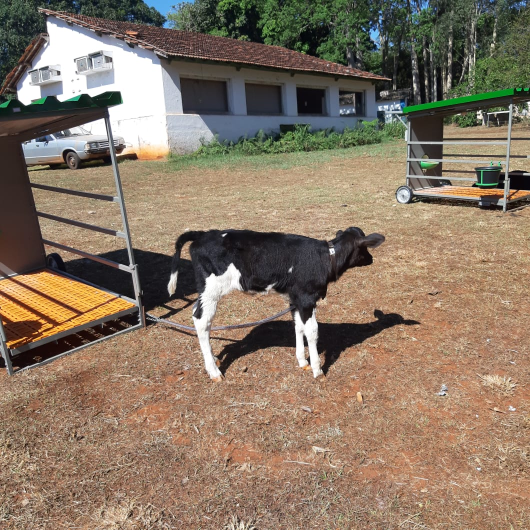
#> input picture 2021-07-10/9.jpeg, 1060 x 1060 px, found by its file name (shown at 1/2 size)
$ python IndividualProcess.py
#> lines starting #> are read from the running program, lines starting #| are printed output that depends on the picture; after the words box and inside, x2 and y2 are one past the last pixel; in counts of white or black regions, pixels touching at a corner belong together
import cv2 as cv
import numpy as np


img = cv.imread('9.jpeg')
#> img is the input picture: shape (1060, 1060, 3); mean B, G, R 100.7, 118.9, 136.2
resized = cv.resize(img,(600,400))
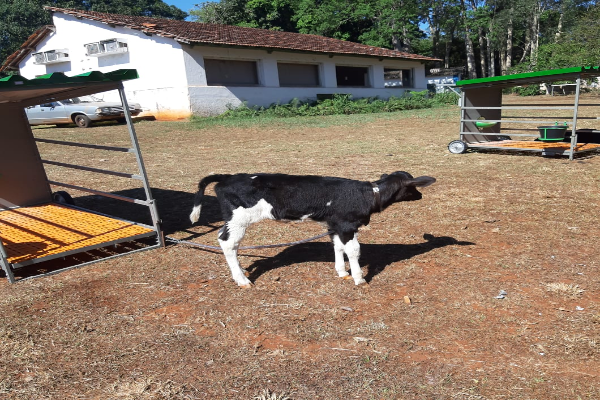
#> resized: shape (400, 600, 3); mean B, G, R 100.5, 118.8, 136.1

gray = cv.cvtColor(resized,cv.COLOR_BGR2GRAY)
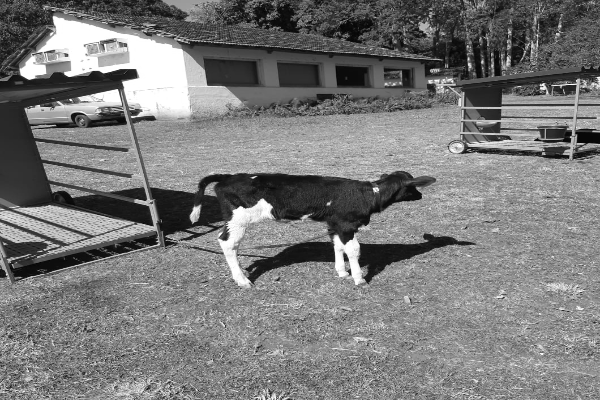
#> gray: shape (400, 600); min 3, max 255, mean 121.9
blur = cv.GaussianBlur(gray,(9,9),0)
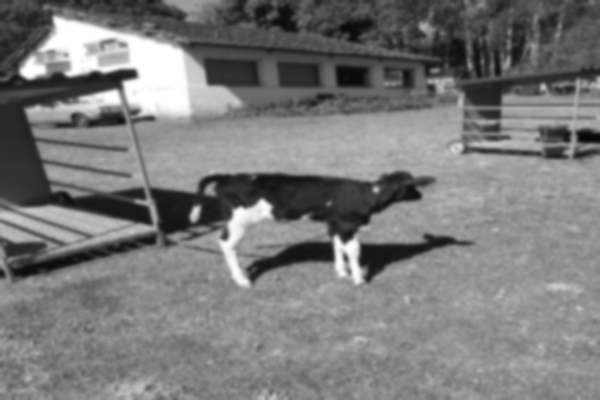
#> blur: shape (400, 600); min 7, max 255, mean 121.9
_,bin = cv.threshold(blur,90,255,cv.THRESH_BINARY_INV)
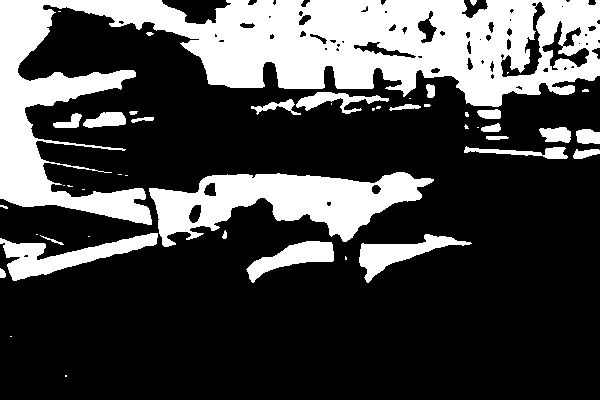
#> bin: shape (400, 600); 28% white; 47 white regions (22 under 20 px), largest, box (x1, y1, x2, y2) and area: (0, 0, 600, 225) 46029, (149, 172, 434, 247) 10690, (0, 233, 158, 281) 2835
edges = cv.Canny(bin,170,240)
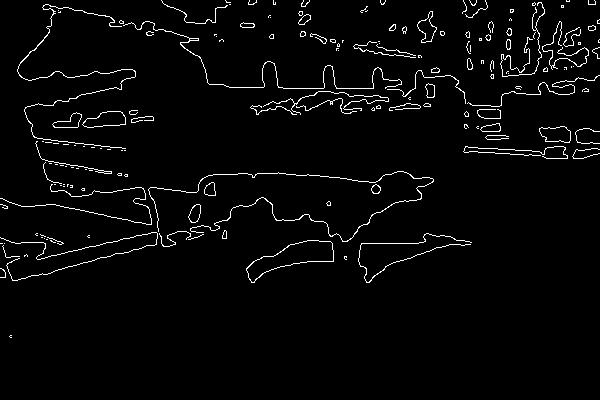
#> edges: shape (400, 600); 3% white in thin lines or dots, all inside (x1, y1, x2, y2) = (0, 0, 600, 338)
hist = cv.equalizeHist(gray)
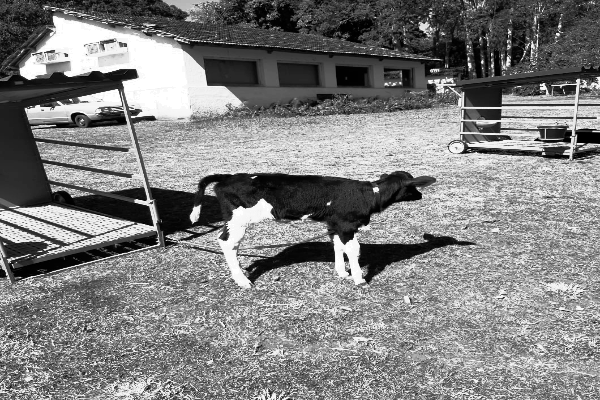
#> hist: shape (400, 600); min 0, max 255, mean 128.3


cv.imshow('Edge',edges)
cv.imshow('Imagem',img)
cv.imshow('Bin',bin)
#cv.imshow('Hist',hist)
#cv.imshow('Gray',gray)


#cv.imwrite("Contorno3.jpeg",edges)

#Como pegar um contorno dentre a lista de contornos? Como selecionar o melhor contorno?
#273,50, por exemplo o contorno que tem esse pixel?

cv.waitKey(0)

$ run again, with 2021-07-10/1.jpeg copied over 2021-07-10/9.jpeg
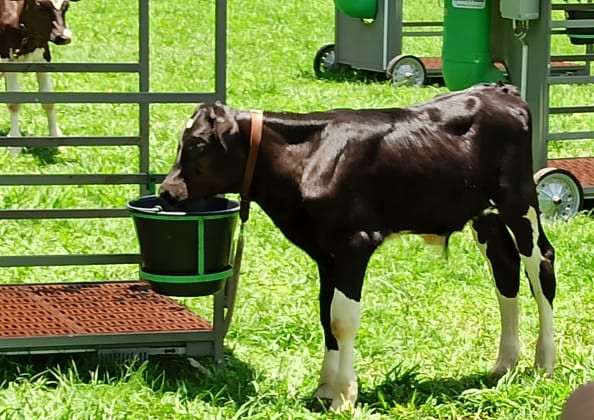
#> input picture 2021-07-10/1.jpeg, 594 x 420 px, found by its file name
#> img is the input picture: shape (420, 594, 3); mean B, G, R 67.7, 134, 114.6
#> `_,bin = cv.threshold(blur,90,255,cv.THRESH_BINARY_INV)`:
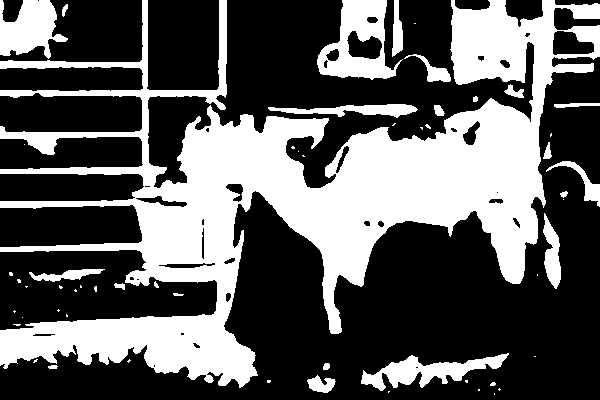
#> bin: shape (400, 600); 36.5% white; 56 white regions (33 under 20 px), largest, box (x1, y1, x2, y2) and area: (0, 0, 600, 388) 74559, (317, 0, 403, 80) 3390, (0, 0, 68, 59) 2493
#> edges: shape (400, 600); 4.1% white in thin lines or dots
#> `hist = cv.equalizeHist(gray)`:
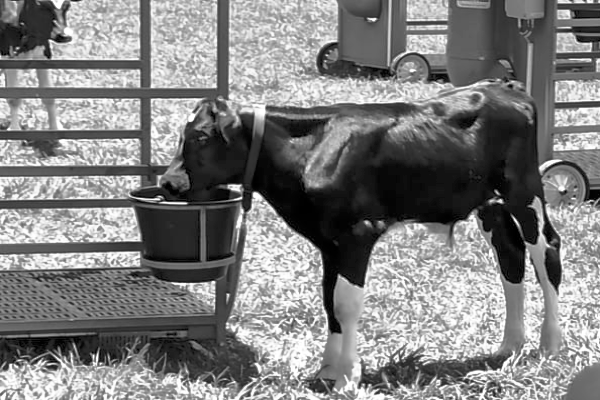
#> hist: shape (400, 600); min 0, max 255, mean 128.1

$ run again, with 2021-07-10/10.jpeg copied over 2021-07-10/9.jpeg
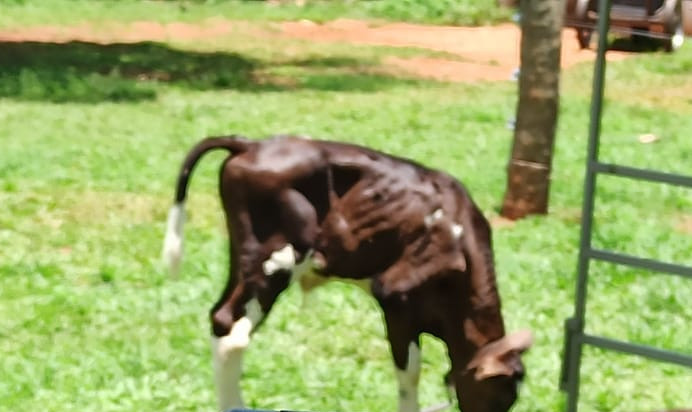
#> input picture 2021-07-10/10.jpeg, 692 x 412 px, found by its file name
#> img is the input picture: shape (412, 692, 3); mean B, G, R 101.8, 168.1, 153.5
#> `_,bin = cv.threshold(blur,90,255,cv.THRESH_BINARY_INV)`:
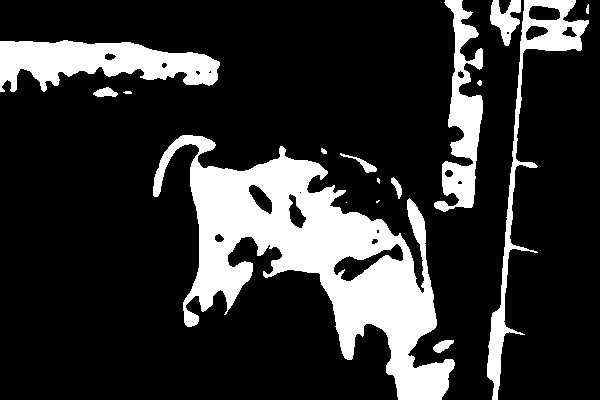
#> bin: shape (400, 600); 19.2% white; 16 white regions (3 under 20 px), largest, box (x1, y1, x2, y2) and area: (153, 135, 455, 400) 28576, (0, 40, 220, 92) 6880, (487, 0, 589, 400) 4667
#> edges: shape (400, 600); 2.3% white in thin lines or dots
#> `hist = cv.equalizeHist(gray)`:
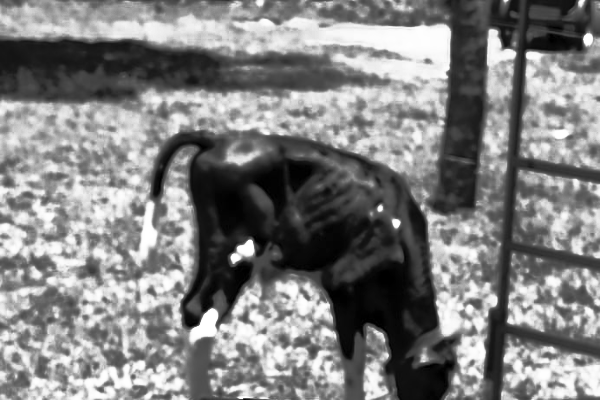
#> hist: shape (400, 600); min 0, max 255, mean 128.6

$ run again, with 2021-07-10/2.jpeg copied over 2021-07-10/9.jpeg
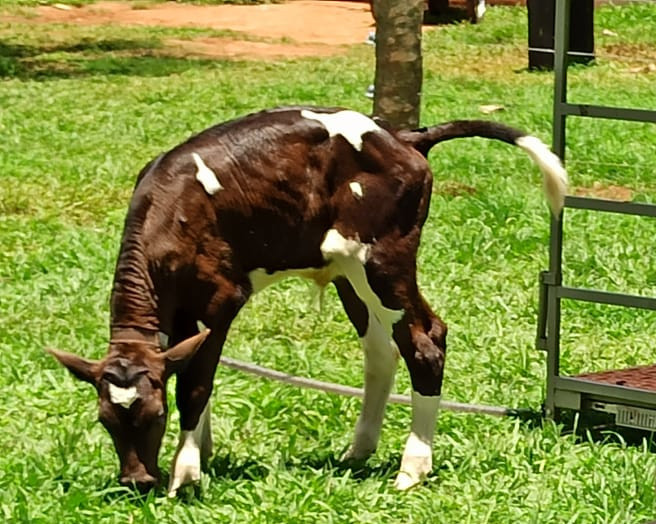
#> input picture 2021-07-10/2.jpeg, 656 x 524 px, found by its file name
#> img is the input picture: shape (524, 656, 3); mean B, G, R 60.1, 139.9, 127.6
#> `_,bin = cv.threshold(blur,90,255,cv.THRESH_BINARY_INV)`:
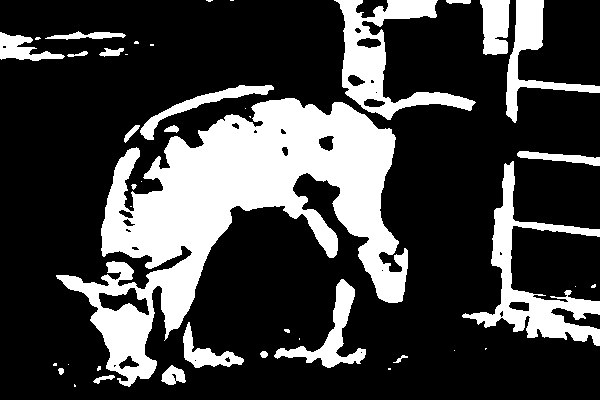
#> bin: shape (400, 600); 25.3% white; 43 white regions (21 under 20 px), largest, box (x1, y1, x2, y2) and area: (56, 98, 408, 387) 38022, (462, 161, 600, 346) 6011, (334, 0, 476, 120) 5432
#> edges: shape (400, 600); 3.1% white in thin lines or dots
#> `hist = cv.equalizeHist(gray)`:
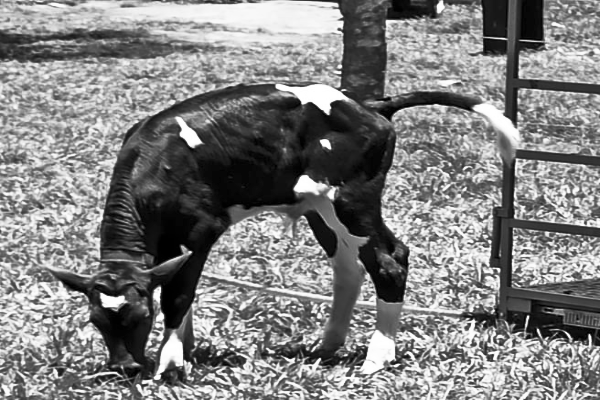
#> hist: shape (400, 600); min 0, max 255, mean 128.1
